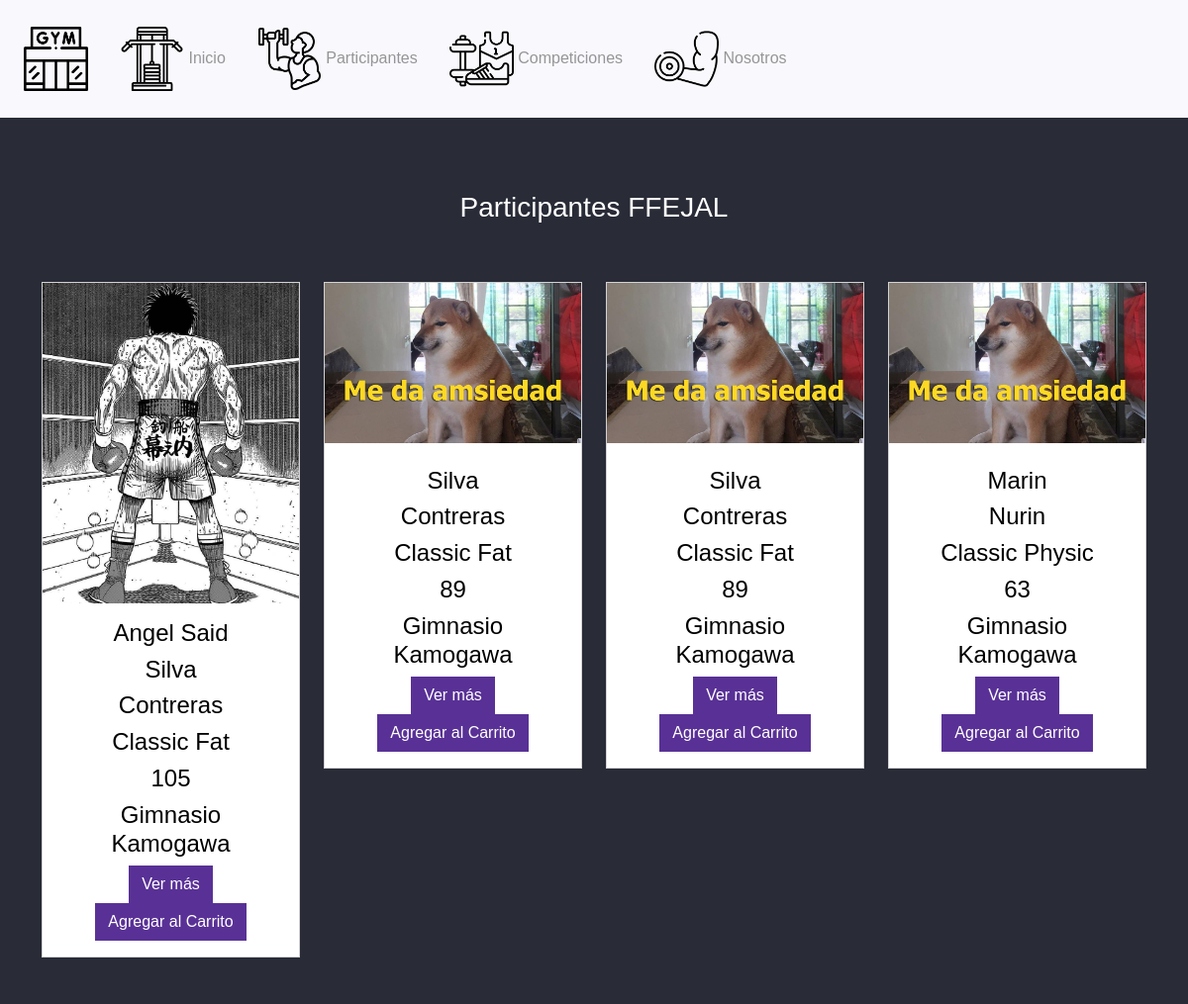
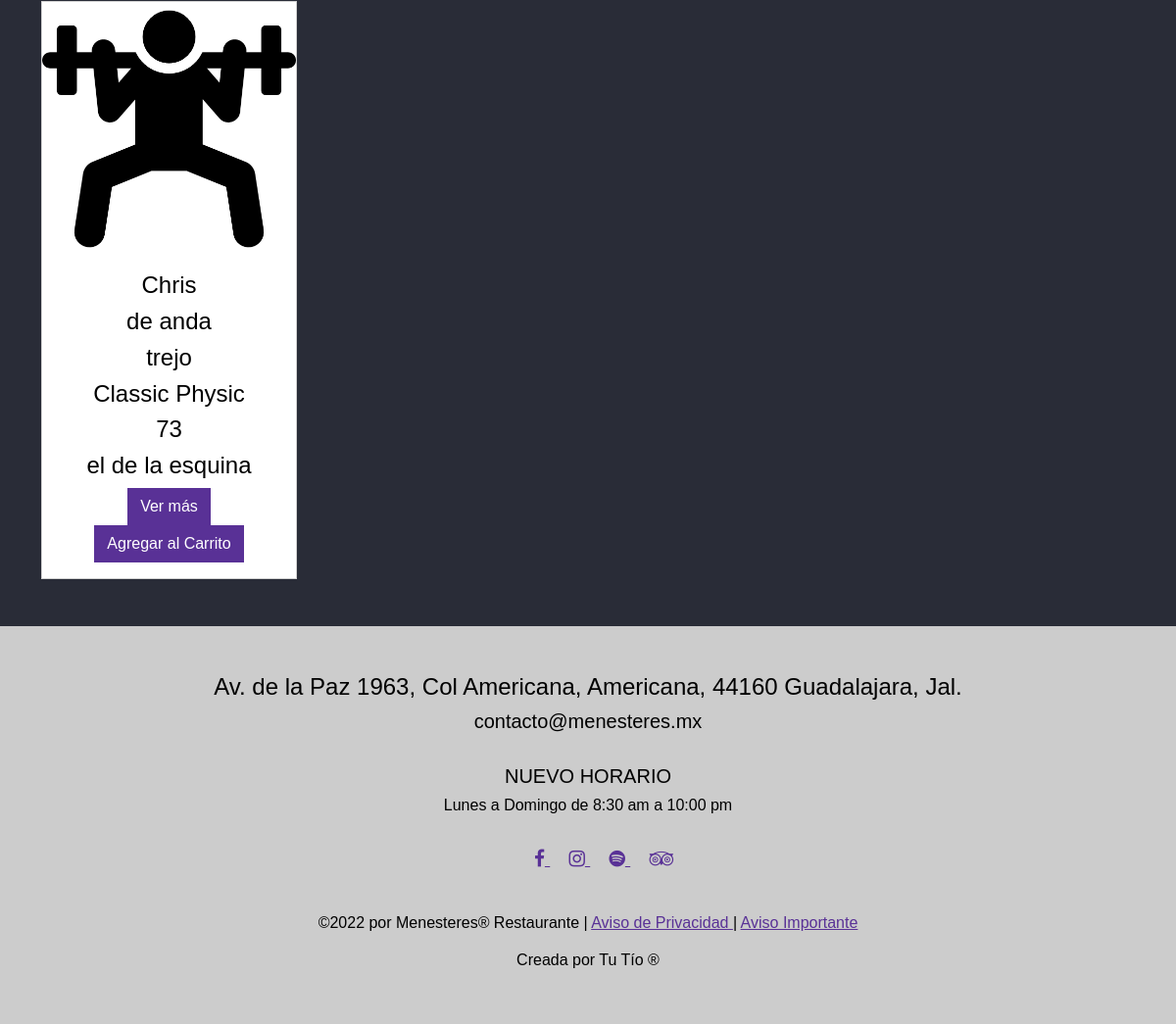
Screenshot of /WP-Menesteres-FFEJAL/ppw/menu.php with the database file from the repository (2 pictures, top to bottom).
### tables this page shows
CREATE TABLE `competidores` (
  `id` int(11) NOT NULL,
  `nombres` varchar(250) NOT NULL,
  `apellidoPaterno` varchar(250) NOT NULL,
  `apellidoMaterno` varchar(250) NOT NULL,
  `categoria` varchar(250) NOT NULL,
  `peso` varchar(50) NOT NULL,
  `gimnasio` varchar(250) NOT NULL,
  `imagen` varchar(1000) NOT NULL
);

### WP-Menesteres-FFEJAL/ppw/menu.php (the view, shortened to what this page needs)
<?php include("template/cabecera.php");?>
<?php
include("administrador/config/db.php");
$sentenciaSQL=$conexion->prepare("SELECT * FROM competidores");
$sentenciaSQL->execute();
$listaComida=$sentenciaSQL->fetchAll(PDO::FETCH_ASSOC);
?>
<br><br>
<h3> Participantes FFEJAL  </h3>
<br><br><br>
<?php foreach($listaComida as $comida) { ?>
<div class="col-md-3">
    <div class="card">
    <img class="card-img-top" src="./img/<?php echo $comida['imagen']; ?> " alt="">
        <div class="card-body">
            <h4 class="card-title"> <?php echo $comida['nombres']; ?> </h4>
            <h4 class="card-title"> <?php echo $comida['apellidoPaterno']; ?> </h4>
            <h4 class="card-title"> <?php echo $comida['apellidoMaterno']; ?> </h4>
            <h4 class="card-title"> <?php echo $comida['categoria']; ?> </h4>
            <h4 class="card-title"> <?php echo $comida['peso']; ?> </h4>
            <h4 class="card-title"> <?php echo $comida['gimnasio']; ?> </h4>
            <a name="" id="" class="btn btn-primary" href="" role="button">Ver más</a>
            <button class="btn btn-primary" name="btnAccion"  value="Agregar"  type="submit">Agregar al Carrito</button>
        </div>
    </div>
    <br><br>
</div>
<?php } ?>
<?php include("template/piepagina.php");?>

### WP-Menesteres-FFEJAL/ppw/template/cabecera.php (shortened to what this page needs)
<!DOCTYPE html>
<html lang="en">
<head>
    <link rel="stylesheet" href="./css/bootstrap.min.css">
    <link rel="stylesheet" href="./css/style.css">
</head>
<body>
    <nav class="navbar navbar-expand-lg navbar bg-light">
        <ul class="nav navbar-nav">
            <li class="nav-item">
                <a class="nav-link" href=""></a>
            </li>
            <li class="nav-item">
                <a class="nav-link"   href="index.php"> <img width="65" src="Img-for-page/gimnasio.png"   ></a>
            </li>
            <li class="nav-item">
                <a class="nav-link" href=""></a>
            </li>
            <li class="nav-item">
                <a class="nav-link" href="index.php"> <img width="65" src=" Img-for-page/estacion-de-gimnasio.png">   Inicio</a>
            </li>
            <li class="nav-item">
                <a class="nav-link" href=""></a>
            </li>
            <li class="nav-item">
                <a class="nav-link" href="menu.php"><img width="65" src=" Img-for-page/hombre-fuerte.png">  Participantes</a>
            </li>
            <li class="nav-item">
                <a class="nav-link" href=""></a>
            </li>
            <li class="nav-item">
                <a class="nav-link" href="carrito.php"><img width="65" src=" Img-for-page/deporte.png">  Competiciones</a>
            </li>
            <li class="nav-item">
                <a class="nav-link" href=""></a>
            </li>
            <li class="nav-item">
                <a class="nav-link" href="nosotros.php"> <img width="65" src=" Img-for-page/pesas.png">  Nosotros</a>
            </li>
        </ul>
    </nav>
    <div class="container">
        <br>
        <div class="row">

### WP-Menesteres-FFEJAL/ppw/template/piepagina.php (shortened to what this page needs)
</div>
        </div>
    <div class="footer" >
    <br><br>
        <h4 class="" style="text-align: center;" >Av. de la Paz 1963, Col Americana, Americana, 44160 Guadalajara, Jal. <br></h3>
                                                    <h5>contacto@menesteres.mx</h5>
        <br>
        <h5>NUEVO HORARIO</h5>
        <h6>Lunes a Domingo de 8:30 am a 10:00 pm</h6>
        <br>
    <ul class="social-icons">
        <li><a href="" class="social-icons" > <i class="fa fa-facebook"> </i> </a></li>
        <li><a href="" class="social-icons" > <i class="fa fa-instagram"> </i> </a></li>
        <li><a href="" class="social-icons" > <i class="fa fa-spotify"> </i> </a></li>
        <li><a href="" class="social-icons" > <i class="fa fa-tripadvisor"> </i> </a></li>
    </ul>
    <br>
    <h6>©2022 por Menesteres® Restaurante | <a href="https://www.menesteres.mx/privacidad"> Aviso de Privacidad </a> | <a href="https://www.menesteres.mx/aviso">Aviso Importante</a>
        <br><br>
            Creada por Tu T&iacute;o ®</h6>
    <br><br>
    </div>
    </body>
    </html>

### WP-Menesteres-FFEJAL/ppw/css/style.css (style rules this page uses)
body { margin: 0; padding: 0; font-family: 'IBM Plex Sans', sans-serif; text-align: center; }
h3 { padding-top: 50px; padding-bottom: 50px; }

### WP-Menesteres-FFEJAL/ppw/menu.php (style rules this page uses)
h3 { padding-top: 50px; padding-bottom: 50px; }
body { background-color: #292c37; color: white; }
div.card-body { color:black; }

### WP-Menesteres-FFEJAL/ppw/template/piepagina.php (style rules this page uses)
.social-icons li { vertical-align: top; display: inline; font-size: 1.2em; padding: 0.5em; }
.footer { background-color: #cccccc; color: black; }

### rows the page displays
competidores: imagen (picture), nombres "Angel Said", apellidoPaterno "Silva", apellidoMaterno "Contreras", categoria "Classic Fat", peso "105", gimnasio "Gimnasio Kamogawa"
competidores: imagen (picture), apellidoPaterno "Silva", apellidoMaterno "Contreras", categoria "Classic Fat", peso "89", gimnasio "Gimnasio Kamogawa"
competidores: imagen (picture), apellidoPaterno "Silva", apellidoMaterno "Contreras", categoria "Classic Fat", peso "89", gimnasio "Gimnasio Kamogawa"
competidores: imagen (picture), apellidoPaterno "Marin", apellidoMaterno "Nurin", categoria "Classic Physic", peso "63", gimnasio "Gimnasio Kamogawa"
competidores: imagen (picture), nombres "Chris", apellidoPaterno "de anda", apellidoMaterno "trejo", categoria "Classic Physic", peso "73", gimnasio "el de la esquina"
